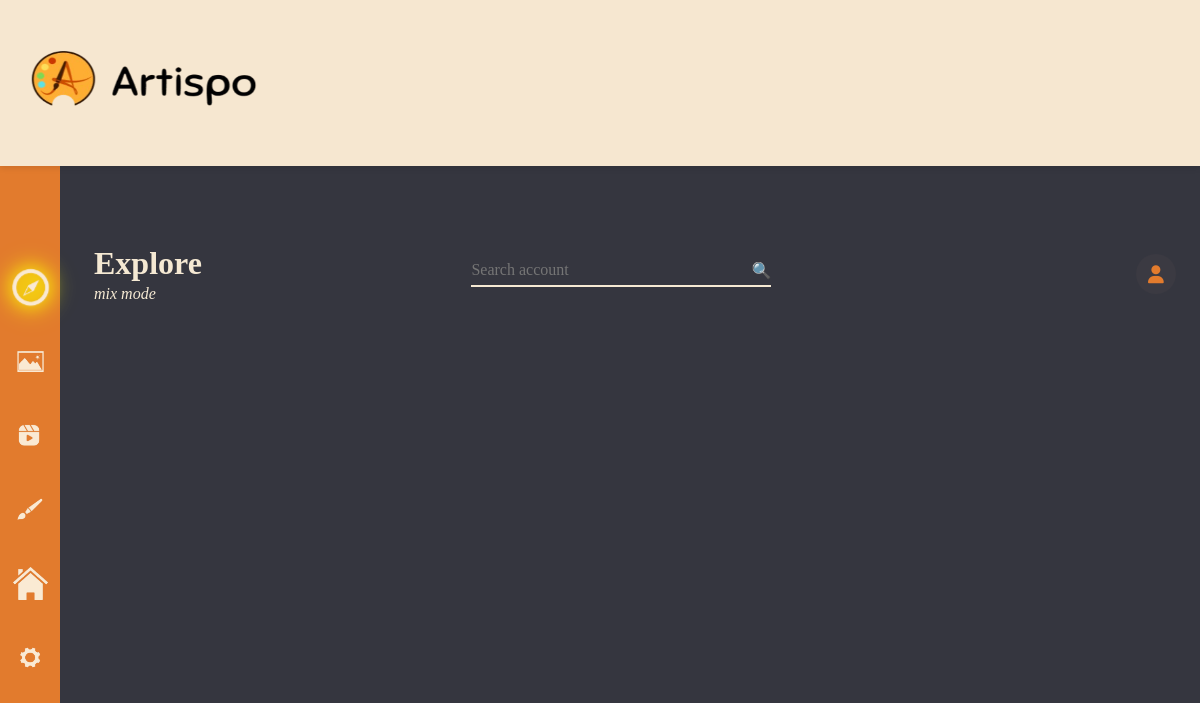
/explore.php, run on an earlier commit of the app's database.
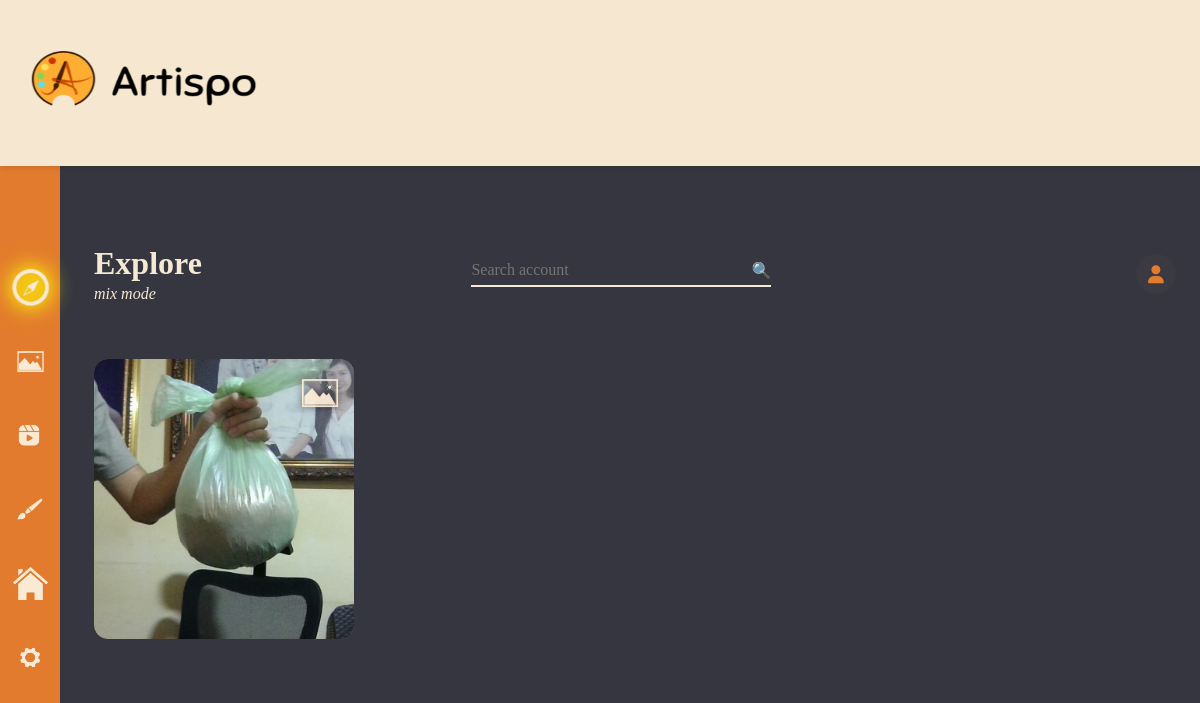
And on a later commit of the database.
### tables this page shows
CREATE TABLE `posts` (
  `_id` int(11) NOT NULL,
  `post_id` varchar(36) NOT NULL,
  `user_id_fk` int(11) NOT NULL,
  `category_id_fk` int(11) NOT NULL,
  `date_posted` datetime DEFAULT current_timestamp(),
  `title` varchar(120) NOT NULL,
  `image` varchar(2048) DEFAULT NULL,
  `likes` int(11) DEFAULT 0,
  `description` varchar(1000) DEFAULT NULL
);

### explore.php (the view, shortened to what this page needs)
<?php
$uploads = [];
$connection = make_db_connection("localhost", "artispo", "root", "");
$stmt = $connection->prepare(
    "SELECT p.post_id, p.image, p.date_posted, p.description, u.username, u.profile_picture
     FROM posts p
     INNER JOIN users u ON u._id = p.user_id_fk
     ORDER BY p.date_posted DESC, p.post_id DESC"
);
$stmt->execute();
$rows = $stmt->fetchAll(PDO::FETCH_ASSOC);
foreach ($rows as $row) {
    $profilePic = !empty($row['profile_picture']) ? "uploads/profile_pics/" . $row['profile_picture'] : "./img/profile-placeholder.png";
    $uploads[] = [
        'post_id' => $row['post_id'],
        'filename' => $row['image'],
        'datetime' => date("F d, Y - h:i A", strtotime($row['date_posted'])),
        'caption' => $row['description'] ?? '',
        'username' => $row['username'],
        'profile_pic' => $profilePic,
        'hashtags' => ''
    ];
}
?>
<!DOCTYPE html>
<html lang="en">
<head>
  <link rel="stylesheet" href="./css/explore.css" />
  <link rel="stylesheet" href="https://cdnjs.cloudflare.com/ajax/libs/font-awesome/6.4.0/css/all.min.css">
</head>
<body>
  <header class="top-nav">
    <div class="nav-content">
      <div class="logo">
        <img src="./img/Artispo_logo_long.png" alt="Artispo Logo">
      </div>
    </div>
  </header>
<aside class="sidebar">
  <a href="explore.php" class="icon active">
    <img src="./img/Compass.png" alt="Compass">
  </a>
  <a href="explore.php?filter=images" class="icon">
    <img src="./img/Gallery.png" alt="Gallery">
  </a>
  <a href="explore.php?filter=videos" class="icon">
    <img src="./img/Videos.png" alt="Videos">
  </a>
  <a href="explore.php?filter=art" class="icon">
    <img src="./img/paint-brush-icon.png" alt="Art">
  </a>
  <a href="home.php" class="icon">
    <img src="./img/Home.png" alt="Home">
  </a>
  <a href="settings.php" class="icon">
    <img src="./img/Settings.png" alt="Settings">
  </a>
</aside>
<main class="explore-main">
    <div class="explore-header">
      <div>
        <h2>Explore</h2>
        <p>mix mode</p>
      </div>
      <div class="search-box">
        <input type="text" placeholder="Search account">
        <span>🔍</span>
      </div>
      <div class="icons-right">
        <a href="profile.php" class="profile"><i class="fas fa-user"></i></a>      </div>
    </div>
    <div class="gallery">
<?php if (!empty($uploads)): ?>
    <?php foreach ($uploads as $index => $upload): ?>
        <div class="item image-item medium" onclick="openPostModal(<?php echo $index; ?>)">
            <div class="item-icon">
                <img src="./img/Gallery.png" alt="Image Icon">
            </div>
            <div class="media-container">
                <img src="uploads/<?php echo htmlspecialchars($upload['filename']); ?>" alt="Uploaded Post">
            </div>
        </div>
    <?php endforeach; ?>
<?php endif; ?>
</body>
</html>
</body>
</html>
</body>
</html>

### css/explore.css (style rules this page uses)
* { margin: 0; padding: 0; box-sizing: border-box; font-family: "Georgia", serif; }
body { background-color: #35363F; display: flex; flex-direction: column; min-height: 100vh; }
.top-nav { position: relative; top: 0px; left: 0; width: 100%; background-color: #f6e7d0; display: flex; flex-direction: column; align-items: center; padding: 0.8em 4em; z-index: 10; box-shadow: 0 2px 6px rgba(0, 0, 0, 0.1); }
.nav-content { display: flex; justify-content: flex-start; align-items: center; width: 100%; }
.logo { position: static; margin: -50px; padding: 0; }
.logo img { width: 270px; height: 240px; display: block; }
.sidebar { position: fixed; left: 0; top: 0; width: 60px; background-color: #e27b2d; display: flex; flex-direction: column; align-items: center; padding-top: 270px; gap: 20px; min-height: 200vh; }
.sidebar .icon img { width: 35px; height: 35px; object-fit: contain; margin-bottom: 15px; cursor: pointer; transition: transform 0.2s ease, filter 0.2s ease, box-shadow 0.2s ease; }
.sidebar .icon.active img { filter: drop-shadow(0 0 10px #ffff00) drop-shadow(0 0 6px #ffff00); transform: scale(1.15); }
.explore-main { margin-left: 70px; margin-top: 45px; padding: 1.5em; width: calc(100% - 70px); display: flex; flex-direction: column; gap: 2em; }
.explore-header { display: flex; align-items: center; justify-content: space-between; margin-bottom: 1.5em; gap: 1em; padding-top: 10px; }
.explore-header h2 { font-size: 2em; color: #f5e9d3; }
.explore-header p { font-style: italic; margin-top: 0.2em; color: #f5e9d3; }
.search-box { flex: 0 0 300px; display: flex; align-items: center; border-bottom: 2px solid #f5e9d3; padding-bottom: 5px; background: transparent; margin-right: 95px; }
.search-box input { background: none; border: none; color: #f5e9d3; width: 100%; outline: none; font-size: 1em; }
.search-box span { margin-left: 5px; }
.icons-right { position: static; display: flex; gap: 1em; }
.icons-right a { background-color: #3b3a42; border-radius: 50%; width: 40px; height: 40px; cursor: pointer; transition: background-color 0.3s, color 0.3s; display: flex; align-items: center; justify-content: center; text-decoration: none; color: #e27b2d; font-size: 18px; }
.gallery { display: grid; grid-template-columns: repeat(auto-fill, minmax(240px, 1fr)); gap: 0.9em; align-items: stretch; }
.item { position: relative; background-color: #555; border-radius: 14px; overflow: hidden; transition: transform 0.2s ease; }
.item.medium { height: 280px; }
.media-container { width: 100%; height: 100%; overflow: hidden; display: flex; align-items: center; justify-content: center; }
.media-container img, .media-container video { width: 100%; height: 100%; object-fit: cover; border-radius: 14px; display: block; }
.item-icon { position: absolute; top: 10px; right: 10px; z-index: 2; }
.item-icon img { width: 48px; height: 48px; object-fit: contain; opacity: 0.95; transition: transform 0.3s ease; filter: drop-shadow(0 0 4px rgba(0,0,0,0.6)); }

What changed in the data, as far as the page shows it:
added posts: image (picture)
